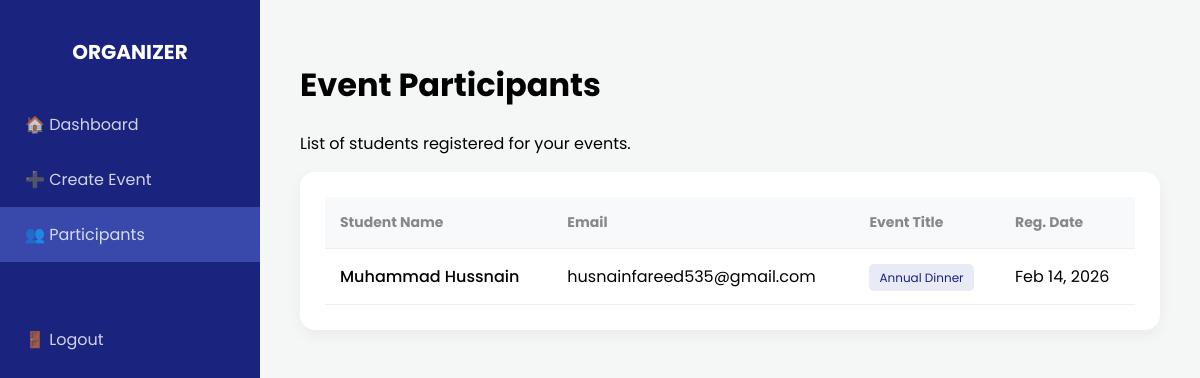
Screenshot of /manage_participants.php (signed in) with the database file from the repository.
### tables this page shows
CREATE TABLE `registrations` (
  `Reg_ID` int(11) NOT NULL,
  `Event_ID` int(11) DEFAULT NULL,
  `Student_ID` int(11) DEFAULT NULL,
  `Reg_Date` timestamp NOT NULL DEFAULT current_timestamp(),
  `Reminder_Status` int(11) DEFAULT 0,
  `Attendance_Status` enum('Pending','Present','Absent') DEFAULT 'Pending'
);

CREATE TABLE `users` (
  `User_ID` int(11) NOT NULL,
  `Name` varchar(100) DEFAULT NULL,
  `Email` varchar(100) DEFAULT NULL,
  `Password` varchar(255) DEFAULT NULL,
  `Role` enum('Admin','Organizer','Student') DEFAULT NULL,
  `Department` varchar(100) DEFAULT NULL,
  `Contact_No` varchar(20) DEFAULT NULL,
  `reset_token` varchar(255) DEFAULT NULL
);

CREATE TABLE `events` (
  `Event_ID` int(11) NOT NULL,
  `Title` varchar(100) DEFAULT NULL,
  `Description` text DEFAULT NULL,
  `Date` date DEFAULT NULL,
  `Time` time DEFAULT NULL,
  `Venue` varchar(100) DEFAULT NULL,
  `Capacity` int(11) DEFAULT NULL,
  `Status` enum('Pending','Approved','Rejected') DEFAULT 'Pending',
  `Organizer_ID` int(11) DEFAULT NULL
);

### manage_participants.php (the view, shortened to what this page needs)
<?php
include 'config.php';
$organizer_id = $_SESSION['user_id'];
$sql = "SELECT Registrations.Reg_ID, Users.Name as StudentName, Users.Email, Events.Title as EventTitle, Registrations.Reg_Date
        FROM Registrations
        JOIN Users ON Registrations.Student_ID = Users.User_ID
        JOIN Events ON Registrations.Event_ID = Events.Event_ID
        WHERE Events.Organizer_ID = $organizer_id
        ORDER BY Registrations.Reg_Date DESC";
$result = $conn->query($sql);
?>
<!DOCTYPE html>
<html lang="en">
<head>
</head>
<body>
    <div class="sidebar">
        <h2>ORGANIZER</h2>
        <a href="organizer_dashboard.php">🏠 Dashboard</a>
        <a href="create_event.php">➕ Create Event</a>
        <a href="manage_participants.php" style="background: #3949ab;">👥 Participants</a>
        <a href="logout.php" style="margin-top: 50px;">🚪 Logout</a>
    </div>
    <div class="main-content">
        <h1>Event Participants</h1>
        <p>List of students registered for your events.</p>
        <div class="table-container">
            <table>
                <thead>
                    <tr>
                        <th>Student Name</th>
                        <th>Email</th>
                        <th>Event Title</th>
                        <th>Reg. Date</th>
                    </tr>
                </thead>
                <tbody>
                    <?php if($result && $result->num_rows > 0): ?>
                        <?php while($row = $result->fetch_assoc()): ?>
                        <tr>
                            <td style="font-weight: 500;"><?php echo htmlspecialchars($row['StudentName']); ?></td>
                            <td><?php echo htmlspecialchars($row['Email']); ?></td>
                            <td><span class="badge-reg"><?php echo htmlspecialchars($row['EventTitle']); ?></span></td>
                            <td><?php echo date('M d, Y', strtotime($row['Reg_Date'])); ?></td>
                        </tr>
                        <?php endwhile; ?>
                    <?php else: ?>
                        <tr><td colspan="4" style="text-align: center; color: #999; padding: 40px;">No registrations found for your events.</td></tr>
                    <?php endif; ?>
                </tbody>
            </table>
        </div>
    </div>
</body>
</html>

### manage_participants.php (style rules this page uses)
body { font-family: 'Poppins', sans-serif; background-color: #f4f7f6; margin: 0; display: flex; }
.sidebar { width: 260px; background: #1a237e; color: white; height: 100vh; position: fixed; padding-top: 20px; }
.sidebar h2 { text-align: center; font-size: 20px; margin-bottom: 30px; }
.sidebar a { display: block; color: rgba(255,255,255,0.8); padding: 15px 25px; text-decoration: none; }
.main-content { margin-left: 260px; flex: 1; padding: 40px; }
.table-container { background: white; padding: 25px; border-radius: 15px; box-shadow: 0 5px 15px rgba(0,0,0,0.05); }
table { width: 100%; border-collapse: collapse; }
th, td { padding: 15px; text-align: left; border-bottom: 1px solid #eee; }
th { background: #f8f9fa; color: #888; font-size: 14px; }
.badge-reg { background: #e8eaf6; color: #1a237e; padding: 5px 10px; border-radius: 5px; font-size: 12px; }

### rows the page displays
registrations: Student_ID.Name "Muhammad Hussnain", Student_ID.Email "husnainfareed535@gmail.com", Event_ID.Title "Annual Dinner", Reg_Date "Feb 14, 2026"
